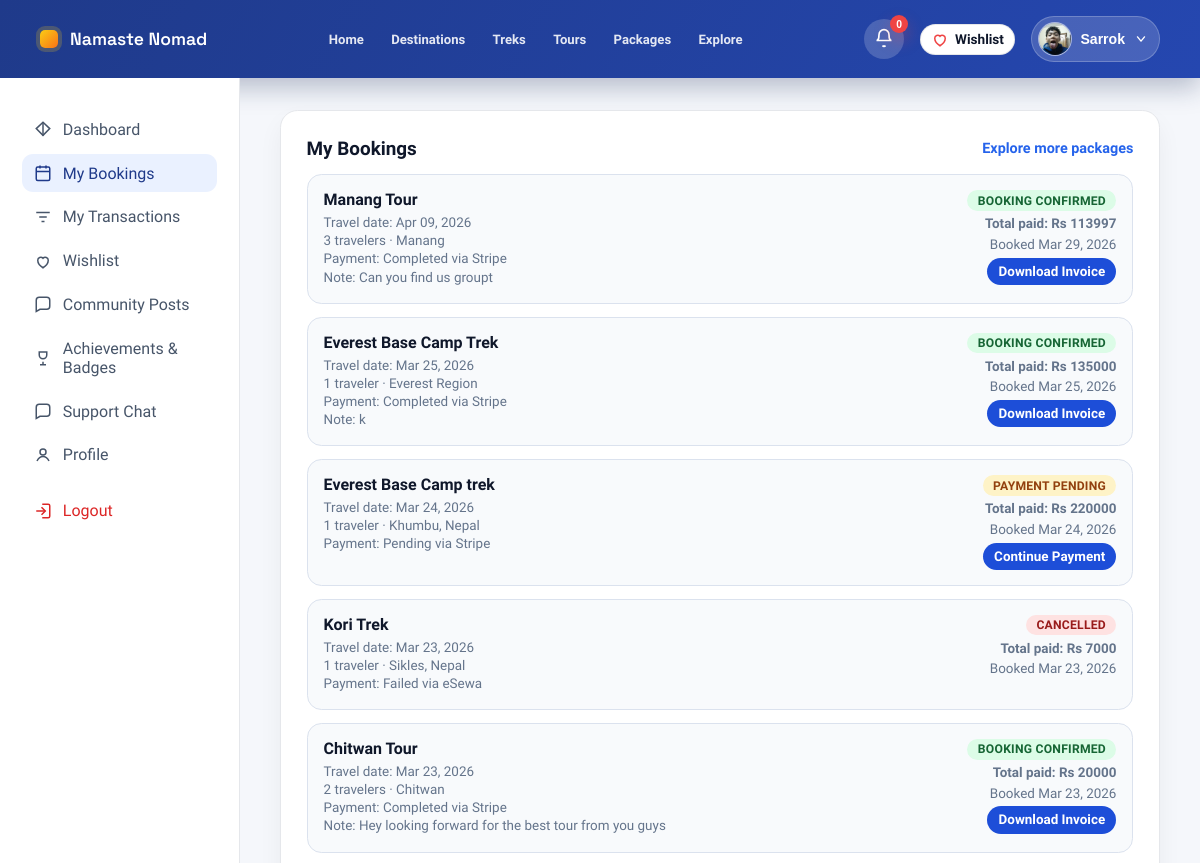
Page /accounts/traveler/bookings/ (signed in, upper part) on the earlier database version.
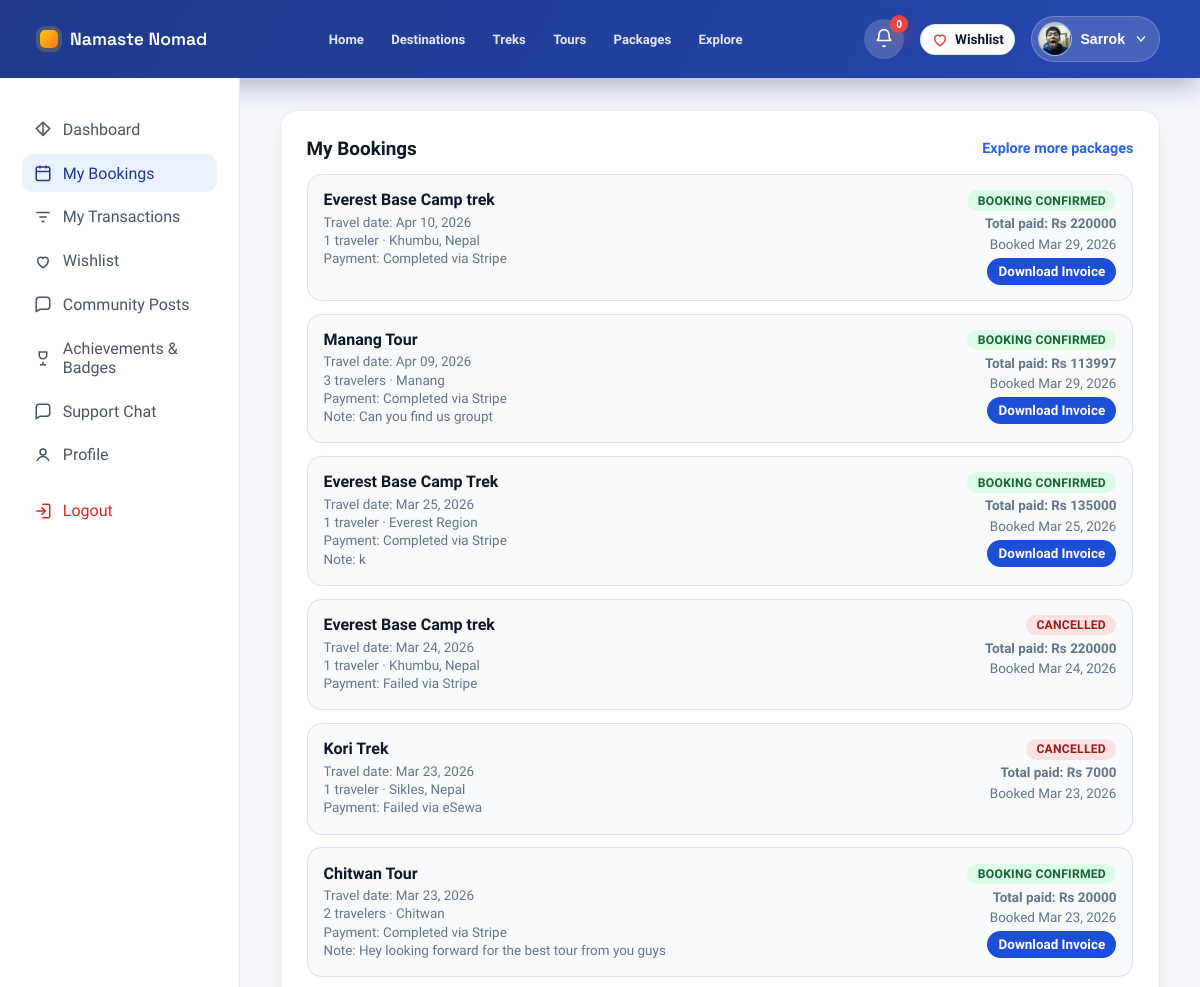
Same page on the later database version.
### core/models.py (models this page shows, shortened)
class Booking(models.Model):
    COMMISSION_VENDOR_RATE = Decimal('0.75')
    COMMISSION_PLATFORM_RATE = Decimal('0.25')
    STATUS_PENDING = 'pending'
    STATUS_CONFIRMED = 'confirmed'
    STATUS_CANCELLED = 'cancelled'
    STATUS_PAYMENT_PENDING = STATUS_PENDING
    STATUS_CHOICES = [
        (STATUS_PENDING, 'Pending'),
        (STATUS_CONFIRMED, 'Confirmed'),
        (STATUS_CANCELLED, 'Cancelled'),
    ]
    PAYMENT_METHOD_STRIPE = 'stripe'
    PAYMENT_METHOD_ESEWA = 'esewa'
    PAYMENT_METHOD_KHALTI = 'khalti'
    PAYMENT_METHOD_CHOICES = [
        (PAYMENT_METHOD_STRIPE, 'Stripe'),
        (PAYMENT_METHOD_ESEWA, 'eSewa'),
        (PAYMENT_METHOD_KHALTI, 'Khalti'),
    ]
    PAYMENT_STATUS_PENDING = 'pending'
    PAYMENT_STATUS_COMPLETED = 'completed'
    PAYMENT_STATUS_FAILED = 'failed'
    PAYMENT_STATUS_PAID = PAYMENT_STATUS_COMPLETED
    PAYMENT_STATUS_CANCELLED = PAYMENT_STATUS_FAILED
    PAYMENT_STATUS_EXPIRED = PAYMENT_STATUS_FAILED
    PAYMENT_STATUS_CHOICES = [
        (PAYMENT_STATUS_PENDING, 'Pending'),
        (PAYMENT_STATUS_COMPLETED, 'Completed'),
        (PAYMENT_STATUS_FAILED, 'Failed'),
    ]
    SOURCE_CHOICES = [
        ('direct', 'Direct'),
        ('partner', 'Partner'),
        ('social', 'Social'),
        ('marketplace', 'Marketplace'),
    ]
    package = models.ForeignKey(Package, on_delete=models.CASCADE, related_name='bookings')
    traveler = models.ForeignKey(
        settings.AUTH_USER_MODEL,
        on_delete=models.SET_NULL,
        related_name='traveler_bookings',
        null=True,
        blank=True,
    )
    vendor = models.ForeignKey(
        settings.AUTH_USER_MODEL,
        on_delete=models.SET_NULL,
        related_name='vendor_bookings',
        null=True,
        blank=True,
    )
    number_of_people = models.PositiveIntegerField(default=1)
    travel_date = models.DateField(default=date.today)
    special_notes = models.TextField(blank=True)
    start_date = models.DateField(null=True, blank=True)
    end_date = models.DateField(null=True, blank=True)
    status = models.CharField(max_length=20, choices=STATUS_CHOICES, default=STATUS_PENDING)
    payment_method = models.CharField(
        max_length=20,
        choices=PAYMENT_METHOD_CHOICES,
        default=PAYMENT_METHOD_STRIPE,
    )
    payment_status = models.CharField(
        max_length=20,
        choices=PAYMENT_STATUS_CHOICES,
        default=PAYMENT_STATUS_PENDING,
    )
    payment_reference = models.CharField(max_length=255, blank=True)
    stripe_checkout_session_id = models.CharField(max_length=255, blank=True)
    esewa_transaction_id = models.CharField(max_length=255, blank=True)
    paid_amount = models.DecimalField(
        max_digits=10,
        decimal_places=2,
        validators=[MinValueValidator(0)],
        null=True,
        blank=True,
    )
    paid_at = models.DateTimeField(null=True, blank=True)
    payment_expires_at = models.DateTimeField(null=True, blank=True)
    discount = models.ForeignKey(
        Discount,
        on_delete=models.SET_NULL,
        related_name='bookings',
        null=True,
        blank=True,
    )
    original_total_price = models.DecimalField(
        max_digits=10,
        decimal_places=2,
        validators=[MinValueValidator(0)],
        default=Decimal('0.00'),
    )
    discount_amount = models.DecimalField(
        max_digits=10,
        decimal_places=2,
        validators=[MinValueValidator(0)],
        default=Decimal('0.00'),
    )
    source = models.CharField(max_length=20, choices=SOURCE_CHOICES, default='direct')
    total_price = models.DecimalField(
        max_digits=10,
        decimal_places=2,
        validators=[MinValueValidator(0)],
    )
    vendor_amount = models.DecimalField(
        max_digits=10,
        decimal_places=2,
        validators=[MinValueValidator(0)],
        default=Decimal('0.00'),
    )
    platform_fee = models.DecimalField(
        max_digits=10,
        decimal_places=2,
        validators=[MinValueValidator(0)],
        default=Decimal('0.00'),
    )
    created_at = models.DateTimeField(auto_now_add=True)

class Package(models.Model):
    DIFFICULTY_CHOICES = (
        ('easy', 'Easy'),
        ('moderate', 'Moderate'),
        ('challenging', 'Challenging'),
        ('expedition', 'Expedition'),
    )
    CATEGORY_TREK = 'TREK'
    CATEGORY_TOUR = 'TOUR'
    CATEGORY_CHOICES = (
        (CATEGORY_TREK, 'Trek'),
        (CATEGORY_TOUR, 'Tour'),
    )
    vendor = models.ForeignKey(
        settings.AUTH_USER_MODEL,
        on_delete=models.CASCADE,
        related_name='vendor_packages',
    )
    title = models.CharField(max_length=200)
    category = models.CharField(max_length=10, choices=CATEGORY_CHOICES, default=CATEGORY_TREK)
    location = models.CharField(max_length=120, blank=True)
    location_name = models.CharField(max_length=255, blank=True)
    latitude = models.FloatField(blank=True, null=True)
    longitude = models.FloatField(blank=True, null=True)
    description = models.TextField(blank=True)
    itinerary = models.TextField(blank=True)
    inclusions = models.TextField(blank=True)
    exclusions = models.TextField(blank=True)
    duration_days = models.PositiveSmallIntegerField(blank=True, null=True)
    difficulty = models.CharField(max_length=20, choices=DIFFICULTY_CHOICES, blank=True)
    group_size = models.PositiveSmallIntegerField(blank=True, null=True)
    available_slots = models.PositiveIntegerField(default=10)
    available_from = models.DateField(blank=True, null=True)
    available_until = models.DateField(blank=True, null=True)
    best_season = models.CharField(max_length=100, blank=True)
    image_url = models.URLField(blank=True)
    has_guide = models.BooleanField(default=False)
    includes_meals = models.BooleanField(default=False)
    includes_accommodation = models.BooleanField(default=False)
    includes_transport = models.BooleanField(default=False)
    includes_permits = models.BooleanField(default=False)
    price = models.DecimalField(
        max_digits=10,
        decimal_places=2,
        validators=[MinValueValidator(0)],
    )
    is_active = models.BooleanField(default=True)
    is_featured = models.BooleanField(default=False)
    views_count = models.PositiveIntegerField(default=0)
    created_at = models.DateTimeField(auto_now_add=True)
    @property
    def name(self):
        return self.title

### accounts/views.py (the view)
# urls.py: path('traveler/bookings/', views.traveler_bookings, name='traveler_bookings'),
@never_cache
@login_required(login_url='traveler_login')
def traveler_bookings(request):
    if not _ensure_traveler(request):
        return redirect('traveler_login')
    profile = _get_traveler_profile(request.user)
    if profile is None:
        profile = TravelerProfile.objects.create(user=request.user)
    bookings = Booking.objects.filter(traveler=request.user).select_related(
        'package',
    ).order_by('-created_at')
    return render(request, 'accounts/traveler_bookings.html', {
        'traveler_profile': profile,
        'bookings': bookings,
        'active_page': 'bookings',
    })

### accounts/context_processors.py (called while the page is built)
def _safe_related(instance, relation_name):
    try:
        return getattr(instance, relation_name)
    except ObjectDoesNotExist:
        return None

def _display_name(user):
    full_name = user.get_full_name().strip()
    return full_name or user.username or user.email or 'Account'

def _avatar_url(user, user_type):
    if user_type == 'traveler':
        profile = _safe_related(user, 'traveler_profile')
        if profile and profile.avatar:
            return profile.avatar.url
    elif user_type == 'vendor':
        profile = _safe_related(user, 'vendor_profile')
        if profile and profile.logo:
            return profile.logo.url
    elif user_type == 'admin':
        profile = _safe_related(user, 'admin_profile')
        if profile and profile.avatar:
            return profile.avatar.url
    return ''

def _dashboard_url(user_type):
    if user_type == 'traveler':
        return reverse('traveler_home')
    if user_type == 'vendor':
        return reverse('vendor_dashboard')
    if user_type == 'admin':
        return reverse('admin_dashboard')
    return reverse('home')

### accounts/templates/accounts/traveler_bookings.html (shortened to what this page needs)
{% extends "accounts/traveler_base.html" %}
{% block traveler_content %}
    <section class="card bookings-card">
        <div class="section-head">
            <h1>My Bookings</h1>
            <a href="{% url 'traveler_home' %}">Explore more packages</a>
        </div>
        {% if bookings %}
            <div class="bookings-list">
                {% for booking in bookings %}
                    <article class="booking-item">
                        <div class="booking-item-main">
                            <h3><a href="{% url 'package_detail' booking.package.id %}">{{ booking.package.title }}</a></h3>
                            <p>Travel date: {{ booking.travel_date|date:"M d, Y" }}</p>
                            <p>{{ booking.number_of_people }} traveler{{ booking.number_of_people|pluralize }} · {{ booking.package.location|default:"Nepal" }}</p>
                            <p>Payment: {{ booking.get_payment_status_display }} via {{ booking.get_payment_method_display }}</p>
                            {% if booking.special_notes %}
                                <p>Note: {{ booking.special_notes|truncatechars:90 }}</p>
                            {% endif %}
                        </div>
                        <div class="booking-item-meta">
                            {% if booking.payment_status == 'completed' %}
                                <span class="status-pill status-confirmed">Booking Confirmed</span>
                            {% elif booking.status == 'cancelled' %}
                                <span class="status-pill status-cancelled">Cancelled</span>
                            {% else %}
                                <span class="status-pill status-pending">Payment Pending</span>
                            {% endif %}
                            <strong>Total paid: Rs {{ booking.total_price|floatformat:0 }}</strong>
                            <span>Booked {{ booking.created_at|date:"M d, Y" }}</span>
                            {% if booking.payment_status == 'completed' %}
                                <a href="{% url 'booking_invoice_download' booking.id %}" class="booking-payment-action">Download Invoice</a>
                            {% elif booking.status != 'cancelled' %}
                                <a href="{% url 'booking_confirmation' booking.id %}" class="booking-payment-action">Continue Payment</a>
                            {% endif %}
                        </div>
                    </article>
                {% endfor %}
            </div>
        {% else %}
            <p class="empty-state">You do not have any bookings yet.</p>
        {% endif %}
    </section>
{% endblock %}

Differences in the rows shown:
added Booking: package "Everest Base Camp trek", travel_date "Apr 10, 2026", number_of_people "1", package.location "Khumbu, Nepal", payment_status "Completed", payment_method "Stripe", shows "BOOKING CONFIRMED", total_price "220000", created_at "Mar 29, 2026", shows "Download Invoice"
changed Booking "Mar 24, 2026": payment_status "Pending" → "Failed"; payment_status "PAYMENT PENDING Continue Payment" → "CANCELLED"
